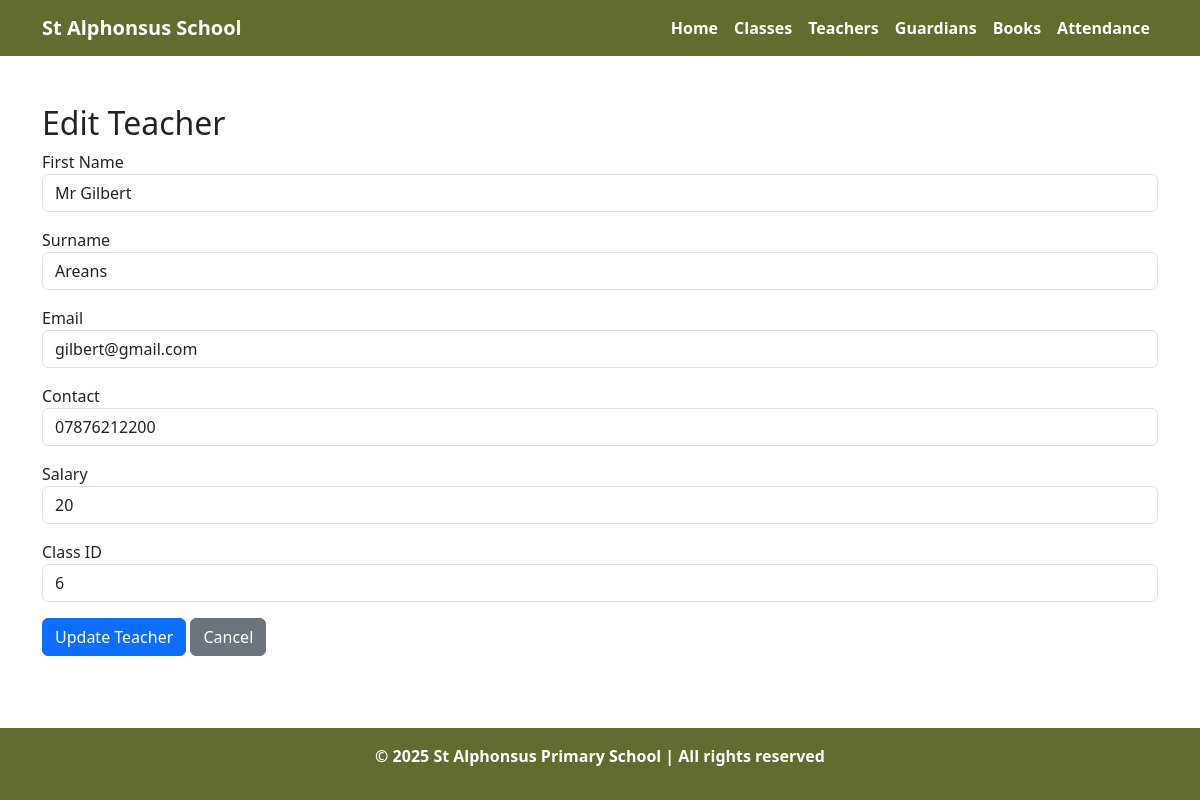
Page /edit_teacher.php?id=9 on the committed database.
### tables this page shows
CREATE TABLE `teachers` (
  `TeacherID` int(11) NOT NULL,
  `ClassID` int(11) DEFAULT NULL,
  `Title` varchar(10) DEFAULT NULL,
  `FirstName` varchar(50) NOT NULL,
  `Surname` varchar(50) NOT NULL,
  `Address_Line1` varchar(100) DEFAULT NULL,
  `Address_Line2` varchar(100) DEFAULT NULL,
  `Address_Line3` varchar(100) DEFAULT NULL,
  `Postcode` varchar(10) DEFAULT NULL,
  `ContactNumber` varchar(15) DEFAULT NULL,
  `EmailAddress` varchar(100) DEFAULT NULL,
  `Salary` int(11) DEFAULT NULL,
  `Notes` text DEFAULT NULL
);

### edit_teacher.php (the view, shortened to what this page needs)
<?php
include 'config.php';
include 'header.php';
if (isset($_GET['id'])) {
    $teacher_id = $_GET['id'];
    $query = "SELECT * FROM Teachers WHERE TeacherID = ?";
    $stmt = $conn->prepare($query);
    $stmt->bind_param("i", $teacher_id);
    $stmt->execute();
    $result = $stmt->get_result();
    $teacher = $result->fetch_assoc();
}
?>
<div class="container mt-5">
    <h2>Edit Teacher</h2>
    <form method="POST" action="">
        <div class="mb-3">
            <label>First Name</label>
            <input type="text" class="form-control" name="firstname" value="<?= $teacher['FirstName'] ?>" required>
        </div>
        <div class="mb-3">
            <label>Surname</label>
            <input type="text" class="form-control" name="surname" value="<?= $teacher['Surname'] ?>" required>
        </div>
        <div class="mb-3">
            <label>Email</label>
            <input type="email" class="form-control" name="email" value="<?= $teacher['EmailAddress'] ?>" required>
        </div>
        <div class="mb-3">
            <label>Contact</label>
            <input type="text" class="form-control" name="contact" value="<?= $teacher['ContactNumber'] ?>" required>
        </div>
        <div class="mb-3">
            <label>Salary</label>
            <input type="text" class="form-control" name="salary" value="<?= $teacher['Salary'] ?>" required>
        </div>
        <div class="mb-3">
            <label>Class ID</label>
            <input type="number" class="form-control" name="class_id" value="<?= $teacher['ClassID'] ?>">
        </div>
        <button type="submit" class="btn btn-primary">Update Teacher</button>
        <a href="teachers.php" class="btn btn-secondary">Cancel</a>
    </form>
</div>
<?php
include 'footer.php';
?>

### header.php (style rules this page uses)
html, body { height: 100%; margin: 0; display: flex; flex-direction: column; }

### rows in the picture
teachers: firstname "Mr Gilbert", surname "Areans", email "gilbert@gmail.com", contact "07876212200", salary "20", class_id "6"
